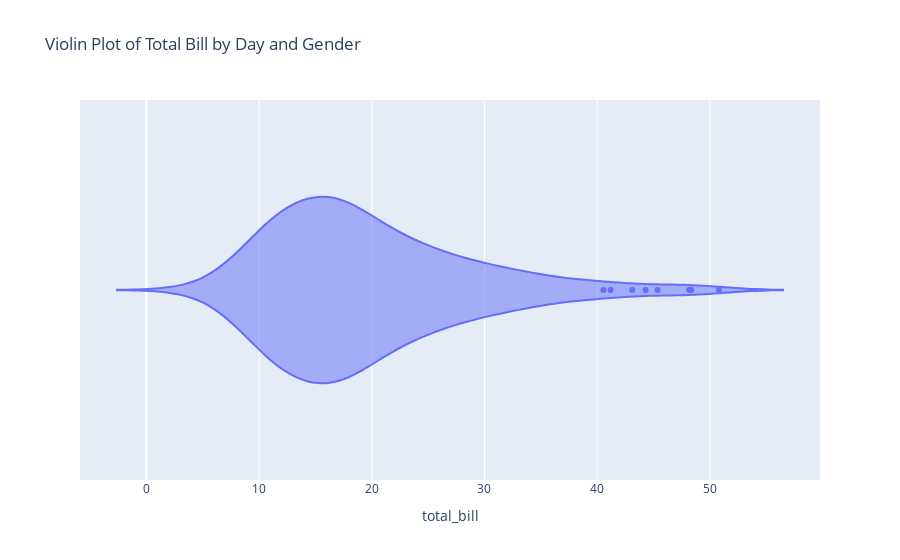

Notebook code for this chart:
### Code cell
fig = px.violin(data, x='total_bill', title='Violin Plot of Total Bill by Day and Gender')
fig.show()

### Figure 1 — Plotly figure (JSON) as saved in the notebook; plotly's stock layout.template omitted (floating-point values rounded to 4 significant figures; data arrays with more than 128 entries replaced by an {"elided": "..."} marker saying what was removed)
{"data": [{"alignmentgroup": "True", "box": {"visible": false}, "hovertemplate": "total_bill=%{x}<extra></extra>", "legendgroup": "", "marker": {"color": "#636efa"}, "name": "", "offsetgroup": "", "orientation": "h", "scalegroup": "True", "showlegend": false, "type": "violin", "x": {"elided": "244 float values"}, "x0": " ", "xaxis": "x", "y0": " ", "yaxis": "y"}], "layout": {"legend": {"tracegroupgap": 0}, "title": {"text": "Violin Plot of Total Bill by Day and Gender"}, "violinmode": "group", "xaxis": {"anchor": "y", "domain": [0, 1], "title": {"text": "total_bill"}}, "yaxis": {"anchor": "x", "domain": [0, 1]}}}
